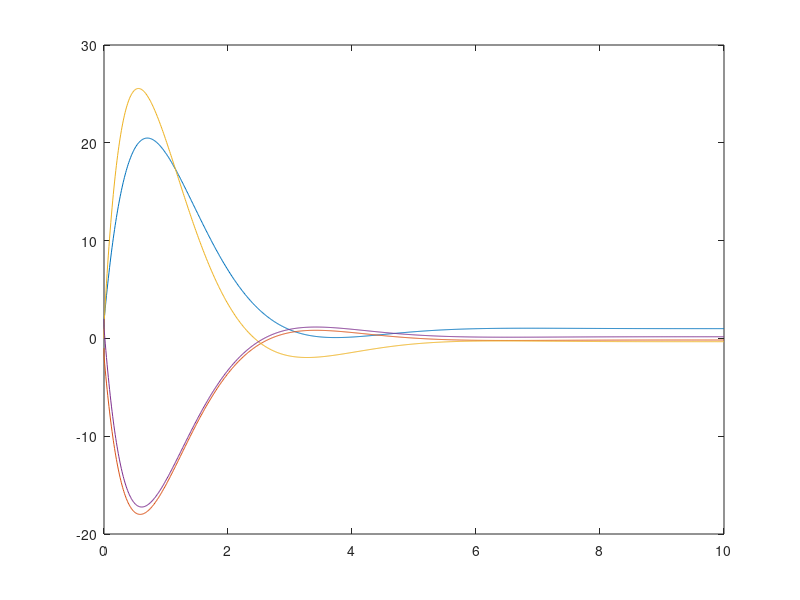

The MATLAB script that drew this image:
clear; clc;

A = [2, -11, 12, 31;
     -3, 13, -11, -33;
     4, -25, 14, 51;
     -3, 16, -11, -36];
 
B = [-1, -4;
     1, 6;
     -1, -11;
     1, 7];
 
u_openLoop = [1;
              1];
          
[eigen_vectors, eigen_values] = eig(A)

x = [1;
     -1;
     0;
     2];
 
data1 = x(1);
data2 = x(2);
data3 = x(3);
data4 = x(4);

% Inicio de bucle
t= 0.0;
dt = 0.01;
t_array = t;
while t <= 10
    
    if t < dt
        x = x + (A*x)*dt;
    else
        x = x + (A*x + B*u_openLoop) * dt;
    end
    
    data1 = [data1 x(1)];
    data2 = [data2 x(2)];
    data3 = [data3 x(3)];
    data4 = [data4 x(4)];
    t_array = [t_array t];
    
    t = t + dt;
end

figure
plot(t_array, data1,t_array, data2, t_array, data3, t_array, data4)